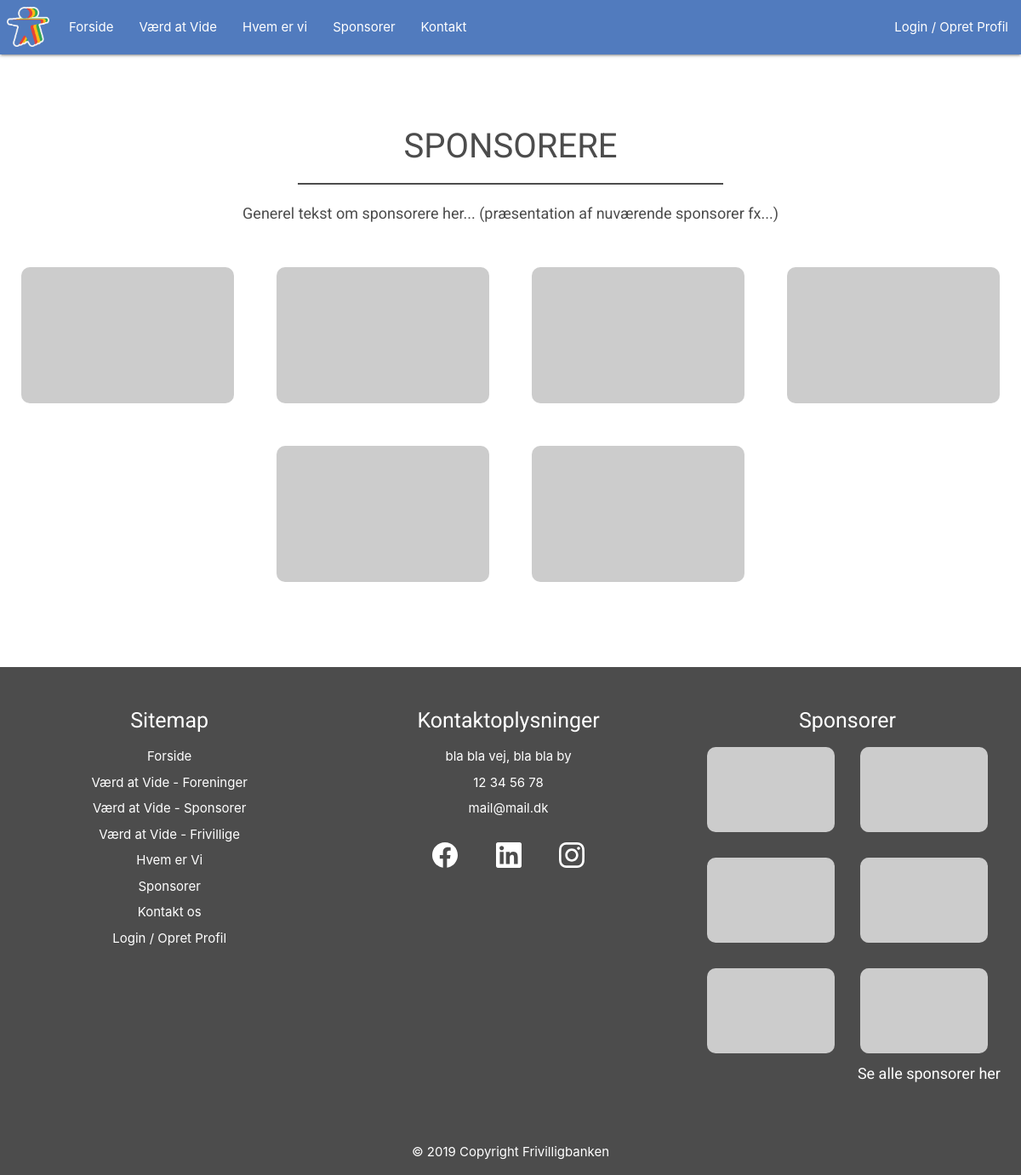
Screenshot of /sponsorer with the database file from the repository.
### tables this page shows
CREATE TABLE textfield (
    TextFieldID INT NOT NULL AUTO_INCREMENT PRIMARY KEY,
    Page VARCHAR(255),
    FieldName VARCHAR(255),
    FieldContent VARCHAR(5000)
);

CREATE TABLE sponsor (
    SponsorID INT NOT NULL AUTO_INCREMENT PRIMARY KEY,
    SponsorName VARCHAR(255),
    SponsorCVR INT(8),
    SponsorEmail VARCHAR(255),
    Address VARCHAR(255),
    City VARCHAR(255),
    PostalCode INT(4),
    Phone INT(8),
    Website VARCHAR(255),
    SponsorPic VARCHAR(255),
    Status VARCHAR(50),
    AreaID INT
);

### view/frontend/sponsors.php (the view, shortened to what this page needs)
<?php
require_once("view/frontend/includes/header.php");
$dbCon = dbCon($user, $pass);
$query = $dbCon->prepare("SELECT * FROM `textField` WHERE TextFieldID = 7");
$query->execute();
$getsponsortext = $query->fetch();
$dbCon = dbCon($user, $pass);
$query = $dbCon->prepare("SELECT SponsorID, SponsorName, SponsorPic, Website FROM `sponsor`");
$query->execute();
$getsponsors = $query->fetchAll();
?>
    <link rel="stylesheet" href="/view/frontend/css/sponsor.style.css">
    <div id="sponsor-section1">
        <div id="sponsor-section1-content">
            <h2><?php echo $getsponsortext['FieldName'] ?></h2>
            <div id="line"></div>
            <p id="sponsor-text">
                <?php
                    echo $getsponsortext['FieldContent']
                ?>
            </p>
        </div>
    </div>
    <div id="sponsor-section2">
        <div id="sponsor-section2-content">
            <div id="sponsor-box">
                <?php
                foreach($getsponsors as $sponsor)
                {
                    ?>
                    <a href="<?php echo "http://" . $sponsor['Website'] ?>">
                        <div id="sponsor" style="background-image: url('<?php echo $sponsor['SponsorPic'] ?>')">
                        </div>
                    </a>
                    <?php
                }
                ?>
            </div>
        </div>
    </div>
    </div>
<?php
require_once("view/frontend/includes/footer.php");
?>

### view/frontend/includes/footer.php (shortened to what this page needs)
<?php
$dbCon = dbCon($user, $pass);
$query = $dbCon->prepare("SELECT SponsorID, SponsorName, SponsorPic, Website FROM `sponsor`");
$query->execute();
$getsponsors = $query->fetchAll();
$dbCon = dbCon($user, $pass);
$query = $dbCon->prepare("SELECT * FROM textField WHERE TextFieldID = 32");
$query->execute();
$getaddress = $query->fetch();
$dbCon = dbCon($user, $pass);
$query = $dbCon->prepare("SELECT * FROM textField WHERE TextFieldID = 29");
$query->execute();
$getphone = $query->fetch();
$dbCon = dbCon($user, $pass);
$query = $dbCon->prepare("SELECT * FROM textField WHERE TextFieldID = 31");
$query->execute();
$getmail = $query->fetch();
$dbCon = dbCon($user, $pass);
$query = $dbCon->prepare("SELECT * FROM textField WHERE TextFieldID = 33");
$query->execute();
$getsocial1 = $query->fetch();
$dbCon = dbCon($user, $pass);
$query = $dbCon->prepare("SELECT * FROM textField WHERE TextFieldID = 34");
$query->execute();
$getsocial2 = $query->fetch();
$dbCon = dbCon($user, $pass);
$query = $dbCon->prepare("SELECT * FROM textField WHERE TextFieldID = 35");
$query->execute();
$getsocial3 = $query->fetch();
?>
<link rel="stylesheet" href="css/footer.style.css">
<footer class="page-footer">
    <div id="footer-content">
        <div id="footer-left">
            <h3>Sitemap</h3>
            <ul>
                <li><a href="/">Forside</a></li>
                <li><a href="/for_foreninger">Værd at Vide - Foreninger</a></li>
                <li><a href="/for_sponsorer">Værd at Vide - Sponsorer</a></li>
                <li><a href="/for_frivillige">Værd at Vide - Frivillige</a></li>
                <li><a href="/om">Hvem er Vi</a></li>
                <li><a href="/sponsorer">Sponsorer</a></li>
                <li><a href="/kontakt">Kontakt os</a></li>
                <li><a href="/login&opret">Login / Opret Profil</a></li>
            </ul>
        </div>
        <div id="footer-mid">
            <h3>Kontaktoplysninger</h3>
            <ul>
                <li><?php echo $getaddress['FieldContent'] ?></li>
                <li><?php echo $getphone['FieldContent'] ?></li>
                <li><?php echo $getmail['FieldContent'] ?></li>
                <li>
                    <a href="<?php echo "http://" . $getsocial1['FieldContent'] ?>"><img src="../../../images/icons/facebook.svg" alt=""></a>
                    <a href="<?php echo "http://" . $getsocial2['FieldContent'] ?>"><img src="../../../images/icons/linkedin.svg" alt=""></a>
                    <a href="<?php echo "http://" . $getsocial3['FieldContent'] ?>"><img src="../../../images/icons/instagram.svg" alt=""></a>
                </li>
            </ul>
        </div>
        <div id="footer-right">
            <h3>Sponsorer</h3>
            <div id="sponsor-highlight-box">
                <?php
                foreach($getsponsors as $sponsor)
                {
                    ?>
                    <a href="<?php echo "http://" . $sponsor['Website'] ?>">
                        <div id="sponsor-highlighted" style="background-image: url('<?php echo $sponsor['SponsorPic'] ?>')">
                        </div>
                    </a>
                    <?php
                }
                ?>
            </div>
            <a id="link-to-sponsor-page" href="/sponsorer"><p>Se alle sponsorer her</p></a>
        </div>
    </div>
    © 2019 Copyright Frivilligbanken
</footer>
</body>
</html>

### view/frontend/css/header.style.css (style rules this page uses)
h1, h2, h3, h4, p { color: #4C4C4C; font-family: 'Roboto', sans-serif; }
h1, h2 { text-transform: uppercase; }
p { font-size: 18px; }

### view/frontend/css/index.style.css (style rules this page uses)
h2 { font-size: 40px; }

### view/frontend/css/footer.style.css (style rules this page uses)
.page footer h1, .page-footer h2, .page-footer h3, .page-footer p { color: white; }
h3 { font-size: 25px; }
.page-footer { background-color: #517BBE; text-align: center; padding-bottom: 15px; }
#footer-content { display: flex; flex-wrap: wrap; }
#footer-left, #footer-mid, #footer-right { width: 30%; margin: 0 1.6% 50px 1.6%; }
#footer-left a { color: white; }
#footer-left ul li, #footer-mid ul li { margin-bottom: 8px; }
#footer-mid img { width: 30px; filter: invert(100%); margin: 20px; }
#sponsor-highlight-box { display: flex; flex-wrap: wrap; }
#sponsor-highlighted { background-color: white; background-position: center; background-repeat: no-repeat; background-size: cover; height: 100px; width: 150px; border-radius: 10px; margin: 0 15px 30px 15px; }
#link-to-sponsor-page p { margin-top: -20px; text-align: right; }

### view/frontend/css/sponsor.style.css (style rules this page uses)
#sponsor-section1 { padding-top: 50px; text-align: center; }
#sponsor-section1-content, #sponsor-section2-content { max-width: 1250px; margin: auto; }
#sponsor-section1 #line { width: 500px; height: 2px; background-color: #4C4C4C; margin: 0 auto 20px auto; }
#sponsor-box { display: flex; flex-wrap: wrap; justify-content: center; margin: 50px 0; }
#sponsor-box #sponsor { background-color: white; background-position: center; background-repeat: no-repeat; background-size: cover; height: 160px; width: 250px; border-radius: 10px; margin: 0 25px 50px 25px; }

### view/backend/css/footer.style.css (style rules this page uses)
.page-footer h1, .page-footer h2, .page-footer h3, .page-footer p { color: white; }
.page-footer { background-color: #4C4C4C; text-align: center; padding-bottom: 15px; }
#footer-content { display: flex; flex-wrap: wrap; }

### rows the page displays
textfield: FieldName "SPONSORERE", FieldContent "Generel tekst om sponsorere her... (præsentation af nuværende sponsorer fx...)"
textfield: FieldContent "bla bla vej, bla bla by"
textfield: FieldContent "12 34 56 78"
textfield: FieldContent "mail@mail.dk"
